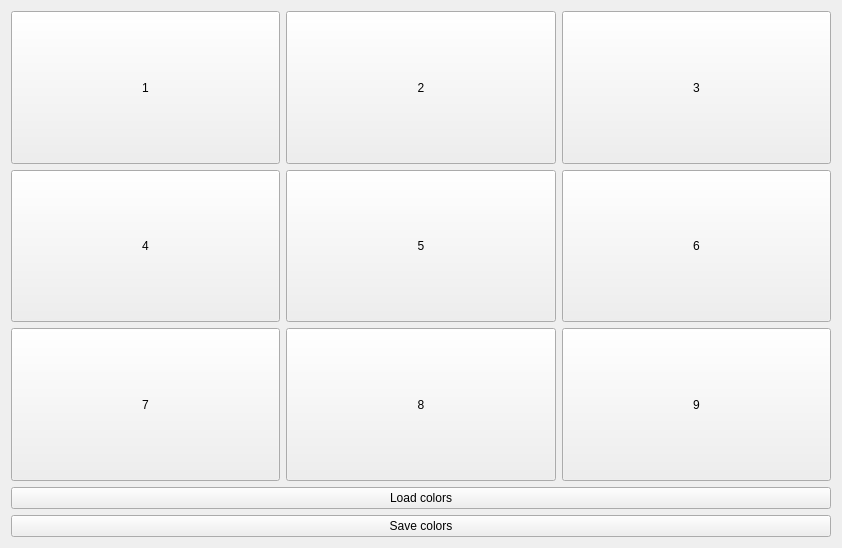
<?xml version="1.0" encoding="UTF-8"?>
<ui version="4.0">
 <class>Widget</class>
 <widget class="QWidget" name="Widget">
  <property name="geometry">
   <rect>
    <x>0</x>
    <y>0</y>
    <width>842</width>
    <height>548</height>
   </rect>
  </property>
  <property name="windowTitle">
   <string>Widget</string>
  </property>
  <layout class="QVBoxLayout" name="verticalLayout">
   <item>
    <layout class="QGridLayout" name="gridLayout">
     <item row="0" column="0">
      <widget class="QPushButton" name="pushButton">
       <property name="sizePolicy">
        <sizepolicy hsizetype="Minimum" vsizetype="Expanding">
         <horstretch>0</horstretch>
         <verstretch>0</verstretch>
        </sizepolicy>
       </property>
       <property name="text">
        <string>1</string>
       </property>
      </widget>
     </item>
     <item row="0" column="1">
      <widget class="QPushButton" name="pushButton_2">
       <property name="sizePolicy">
        <sizepolicy hsizetype="Minimum" vsizetype="Expanding">
         <horstretch>0</horstretch>
         <verstretch>0</verstretch>
        </sizepolicy>
       </property>
       <property name="text">
        <string>2</string>
       </property>
      </widget>
     </item>
     <item row="0" column="2">
      <widget class="QPushButton" name="pushButton_3">
       <property name="sizePolicy">
        <sizepolicy hsizetype="Minimum" vsizetype="Expanding">
         <horstretch>0</horstretch>
         <verstretch>0</verstretch>
        </sizepolicy>
       </property>
       <property name="text">
        <string>3</string>
       </property>
      </widget>
     </item>
     <item row="1" column="0">
      <widget class="QPushButton" name="pushButton_4">
       <property name="sizePolicy">
        <sizepolicy hsizetype="Minimum" vsizetype="Expanding">
         <horstretch>0</horstretch>
         <verstretch>0</verstretch>
        </sizepolicy>
       </property>
       <property name="text">
        <string>4</string>
       </property>
      </widget>
     </item>
     <item row="1" column="1">
      <widget class="QPushButton" name="pushButton_5">
       <property name="sizePolicy">
        <sizepolicy hsizetype="Minimum" vsizetype="Expanding">
         <horstretch>0</horstretch>
         <verstretch>0</verstretch>
        </sizepolicy>
       </property>
       <property name="text">
        <string>5</string>
       </property>
      </widget>
     </item>
     <item row="1" column="2">
      <widget class="QPushButton" name="pushButton_6">
       <property name="sizePolicy">
        <sizepolicy hsizetype="Minimum" vsizetype="Expanding">
         <horstretch>0</horstretch>
         <verstretch>0</verstretch>
        </sizepolicy>
       </property>
       <property name="text">
        <string>6</string>
       </property>
      </widget>
     </item>
     <item row="2" column="0">
      <widget class="QPushButton" name="pushButton_7">
       <property name="sizePolicy">
        <sizepolicy hsizetype="Minimum" vsizetype="Expanding">
         <horstretch>0</horstretch>
         <verstretch>0</verstretch>
        </sizepolicy>
       </property>
       <property name="text">
        <string>7</string>
       </property>
      </widget>
     </item>
     <item row="2" column="1">
      <widget class="QPushButton" name="pushButton_8">
       <property name="sizePolicy">
        <sizepolicy hsizetype="Minimum" vsizetype="Expanding">
         <horstretch>0</horstretch>
         <verstretch>0</verstretch>
        </sizepolicy>
       </property>
       <property name="text">
        <string>8</string>
       </property>
      </widget>
     </item>
     <item row="2" column="2">
      <widget class="QPushButton" name="pushButton_9">
       <property name="sizePolicy">
        <sizepolicy hsizetype="Minimum" vsizetype="Expanding">
         <horstretch>0</horstretch>
         <verstretch>0</verstretch>
        </sizepolicy>
       </property>
       <property name="text">
        <string>9</string>
       </property>
      </widget>
     </item>
    </layout>
   </item>
   <item>
    <widget class="QPushButton" name="loadColorsButton">
     <property name="text">
      <string>Load colors</string>
     </property>
    </widget>
   </item>
   <item>
    <widget class="QPushButton" name="saveColorButton">
     <property name="text">
      <string>Save colors</string>
     </property>
    </widget>
   </item>
  </layout>
 </widget>
 <layoutdefault spacing="6" margin="11"/>
 <resources/>
 <connections/>
</ui>
